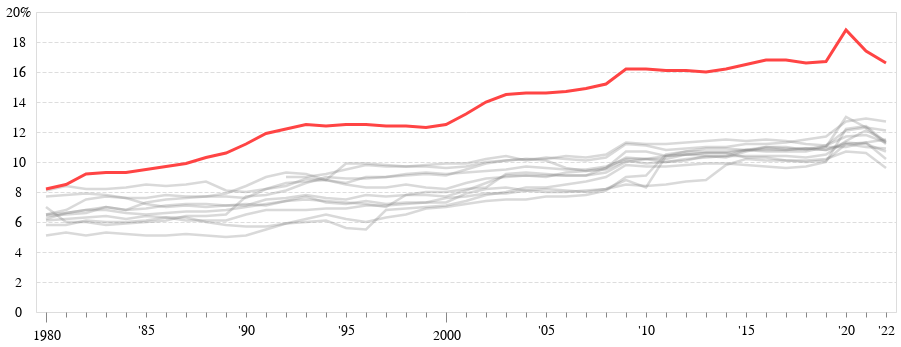

The cell this chart's notebook holds for it:
### Code cell
lines

### Figure 1 — Vega-Lite specification as saved in the notebook (floating-point values rounded to 4 significant figures; data arrays with more than 128 entries replaced by an {"elided": "..."} marker saying what was removed)
{"config": {"view": {"continuousWidth": 300, "continuousHeight": 300}}, "data": {"name": "data-be1d0c07a08e4888b0eff17aed304fec"}, "mark": {"type": "line"}, "encoding": {"color": {"field": "COUNTRY", "legend": null, "scale": {"domain": ["Comparable country average", "Australia", "Austria", "Belgium", "Canada", "France", "Germany", "Japan", "Netherlands", "Sweden", "Switzerland", "United Kingdom", "United States"], "range": ["grey", "grey", "grey", "grey", "grey", "grey", "grey", "grey", "grey", "grey", "grey", "grey", "#FF4444"]}, "type": "nominal"}, "opacity": {"condition": {"test": "(datum.COUNTRY === 'United States')", "value": 1}, "value": 0.3}, "strokeWidth": {"condition": {"test": "(datum.COUNTRY === 'United States')", "value": 3}, "value": 2.5}, "x": {"axis": {"domain": false, "labelAngle": 0, "labelExpr": "datum.value == 1980 ? datum.value :                 datum.value == 2000 ? datum.value :                  datum.value == 2022 ? \"'\" + slice(datum.value, -2) :                 datum.value % 5 == 0 ? \"'\" + slice(datum.value, -2) : ''", "labelFontSize": 14, "labelPadding": 6, "tickSize": {"condition": {"test": "((datum.value === '1980') || (datum.value === '2000'))", "value": 10}, "value": 5}}, "field": "YEAR", "title": null, "type": "nominal"}, "y": {"axis": {"domain": false, "gridDash": [4, 2], "labelAlign": "center", "labelExpr": "datum.value != 20 ? datum.value : datum.value + '%'", "labelFontSize": 14, "labelPadding": 18, "ticks": false}, "field": "VALUE", "title": null, "type": "quantitative"}}, "transform": [{"filter": "(datum.YEAR >= 1980)"}, {"filter": "(datum.COUNTRY !== 'Comparable country average')"}], "$schema": "https://vega.github.io/schema/vega-lite/v5.8.0.json", "datasets": {"data-be1d0c07a08e4888b0eff17aed304fec": {"elided": "689 records"}}}
